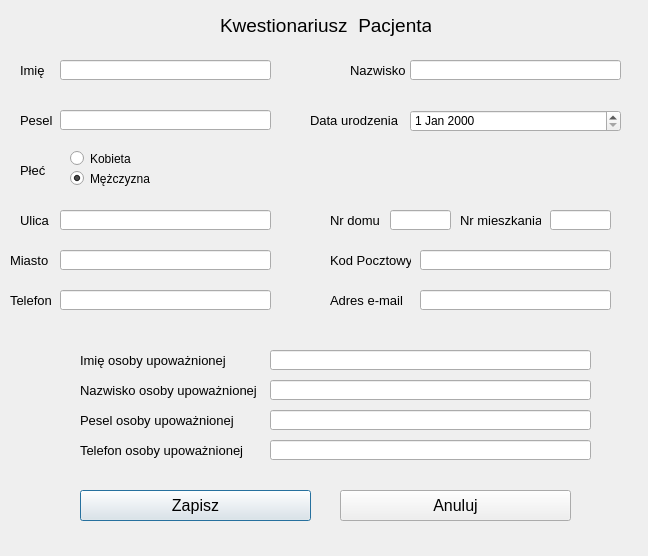
<?xml version="1.0" encoding="UTF-8"?>
<ui version="4.0">
 <class>tdfdd</class>
 <widget class="QDialog" name="tdfdd">
  <property name="geometry">
   <rect>
    <x>0</x>
    <y>0</y>
    <width>648</width>
    <height>556</height>
   </rect>
  </property>
  <property name="windowTitle">
   <string>Dialog</string>
  </property>
  <widget class="QLineEdit" name="nameEditText">
   <property name="geometry">
    <rect>
     <x>60</x>
     <y>60</y>
     <width>211</width>
     <height>20</height>
    </rect>
   </property>
  </widget>
  <widget class="QLabel" name="titleLabel">
   <property name="geometry">
    <rect>
     <x>220</x>
     <y>10</y>
     <width>211</width>
     <height>31</height>
    </rect>
   </property>
   <property name="font">
    <font>
     <pointsize>14</pointsize>
    </font>
   </property>
   <property name="text">
    <string>Kwestionariusz  Pacjenta</string>
   </property>
  </widget>
  <widget class="QLabel" name="nameLabel">
   <property name="geometry">
    <rect>
     <x>20</x>
     <y>60</y>
     <width>41</width>
     <height>21</height>
    </rect>
   </property>
   <property name="font">
    <font>
     <pointsize>10</pointsize>
    </font>
   </property>
   <property name="text">
    <string>Imię</string>
   </property>
  </widget>
  <widget class="QLabel" name="peselLabel">
   <property name="geometry">
    <rect>
     <x>20</x>
     <y>110</y>
     <width>41</width>
     <height>21</height>
    </rect>
   </property>
   <property name="font">
    <font>
     <pointsize>10</pointsize>
    </font>
   </property>
   <property name="text">
    <string>Pesel</string>
   </property>
  </widget>
  <widget class="QLineEdit" name="surnameEditText">
   <property name="geometry">
    <rect>
     <x>410</x>
     <y>60</y>
     <width>211</width>
     <height>20</height>
    </rect>
   </property>
  </widget>
  <widget class="QLabel" name="surnameLabel">
   <property name="geometry">
    <rect>
     <x>350</x>
     <y>50</y>
     <width>61</width>
     <height>41</height>
    </rect>
   </property>
   <property name="font">
    <font>
     <pointsize>10</pointsize>
    </font>
   </property>
   <property name="text">
    <string>Nazwisko</string>
   </property>
  </widget>
  <widget class="QLineEdit" name="peselEditText">
   <property name="geometry">
    <rect>
     <x>60</x>
     <y>110</y>
     <width>211</width>
     <height>20</height>
    </rect>
   </property>
  </widget>
  <widget class="QLabel" name="birthDateLabel">
   <property name="geometry">
    <rect>
     <x>310</x>
     <y>110</y>
     <width>91</width>
     <height>21</height>
    </rect>
   </property>
   <property name="font">
    <font>
     <pointsize>10</pointsize>
    </font>
   </property>
   <property name="text">
    <string>Data urodzenia</string>
   </property>
  </widget>
  <widget class="QDateEdit" name="birthDateEditText">
   <property name="geometry">
    <rect>
     <x>410</x>
     <y>110</y>
     <width>211</width>
     <height>22</height>
    </rect>
   </property>
  </widget>
  <widget class="QLabel" name="sexLabel">
   <property name="geometry">
    <rect>
     <x>20</x>
     <y>160</y>
     <width>31</width>
     <height>21</height>
    </rect>
   </property>
   <property name="font">
    <font>
     <pointsize>10</pointsize>
    </font>
   </property>
   <property name="text">
    <string>Płeć</string>
   </property>
  </widget>
  <widget class="QLabel" name="streetLabel">
   <property name="geometry">
    <rect>
     <x>20</x>
     <y>210</y>
     <width>31</width>
     <height>21</height>
    </rect>
   </property>
   <property name="font">
    <font>
     <pointsize>10</pointsize>
    </font>
   </property>
   <property name="text">
    <string>Ulica</string>
   </property>
  </widget>
  <widget class="QLineEdit" name="streetEditText">
   <property name="geometry">
    <rect>
     <x>60</x>
     <y>210</y>
     <width>211</width>
     <height>20</height>
    </rect>
   </property>
  </widget>
  <widget class="QLabel" name="houseNumberLabel">
   <property name="geometry">
    <rect>
     <x>330</x>
     <y>210</y>
     <width>51</width>
     <height>21</height>
    </rect>
   </property>
   <property name="font">
    <font>
     <pointsize>10</pointsize>
    </font>
   </property>
   <property name="text">
    <string>Nr domu</string>
   </property>
  </widget>
  <widget class="QLineEdit" name="houseNumerEditText">
   <property name="geometry">
    <rect>
     <x>390</x>
     <y>210</y>
     <width>61</width>
     <height>20</height>
    </rect>
   </property>
  </widget>
  <widget class="QLabel" name="numberFlatLabel">
   <property name="geometry">
    <rect>
     <x>460</x>
     <y>210</y>
     <width>81</width>
     <height>21</height>
    </rect>
   </property>
   <property name="font">
    <font>
     <pointsize>10</pointsize>
    </font>
   </property>
   <property name="text">
    <string>Nr mieszkania</string>
   </property>
  </widget>
  <widget class="QLineEdit" name="numberFlatEditText">
   <property name="geometry">
    <rect>
     <x>550</x>
     <y>210</y>
     <width>61</width>
     <height>20</height>
    </rect>
   </property>
  </widget>
  <widget class="QLabel" name="phoneLabel">
   <property name="geometry">
    <rect>
     <x>10</x>
     <y>290</y>
     <width>71</width>
     <height>21</height>
    </rect>
   </property>
   <property name="font">
    <font>
     <pointsize>10</pointsize>
    </font>
   </property>
   <property name="text">
    <string>Telefon</string>
   </property>
  </widget>
  <widget class="QLineEdit" name="cityEditText">
   <property name="geometry">
    <rect>
     <x>60</x>
     <y>250</y>
     <width>211</width>
     <height>20</height>
    </rect>
   </property>
  </widget>
  <widget class="QLabel" name="emailLabel">
   <property name="geometry">
    <rect>
     <x>330</x>
     <y>290</y>
     <width>81</width>
     <height>21</height>
    </rect>
   </property>
   <property name="font">
    <font>
     <pointsize>10</pointsize>
    </font>
   </property>
   <property name="text">
    <string>Adres e-mail</string>
   </property>
  </widget>
  <widget class="QLineEdit" name="postCodeEditText">
   <property name="geometry">
    <rect>
     <x>420</x>
     <y>250</y>
     <width>191</width>
     <height>20</height>
    </rect>
   </property>
  </widget>
  <widget class="QLabel" name="nameAuthorizedPersonLabel">
   <property name="geometry">
    <rect>
     <x>80</x>
     <y>350</y>
     <width>171</width>
     <height>21</height>
    </rect>
   </property>
   <property name="font">
    <font>
     <pointsize>10</pointsize>
    </font>
   </property>
   <property name="text">
    <string>Imię osoby upoważnionej</string>
   </property>
  </widget>
  <widget class="QLineEdit" name="phoneEditText">
   <property name="geometry">
    <rect>
     <x>60</x>
     <y>290</y>
     <width>211</width>
     <height>20</height>
    </rect>
   </property>
  </widget>
  <widget class="QLabel" name="surnameAuthorizedPersonLabel">
   <property name="geometry">
    <rect>
     <x>80</x>
     <y>380</y>
     <width>181</width>
     <height>21</height>
    </rect>
   </property>
   <property name="font">
    <font>
     <pointsize>10</pointsize>
    </font>
   </property>
   <property name="text">
    <string>Nazwisko osoby upoważnionej</string>
   </property>
  </widget>
  <widget class="QLineEdit" name="emailEditText">
   <property name="geometry">
    <rect>
     <x>420</x>
     <y>290</y>
     <width>191</width>
     <height>20</height>
    </rect>
   </property>
  </widget>
  <widget class="QLabel" name="peselAuthorizedPersonLabel">
   <property name="geometry">
    <rect>
     <x>80</x>
     <y>410</y>
     <width>181</width>
     <height>21</height>
    </rect>
   </property>
   <property name="font">
    <font>
     <pointsize>10</pointsize>
    </font>
   </property>
   <property name="text">
    <string>Pesel osoby upoważnionej</string>
   </property>
  </widget>
  <widget class="QLineEdit" name="nameAuthorizedPersonEditText">
   <property name="geometry">
    <rect>
     <x>270</x>
     <y>350</y>
     <width>321</width>
     <height>20</height>
    </rect>
   </property>
   <property name="focusPolicy">
    <enum>Qt::StrongFocus</enum>
   </property>
  </widget>
  <widget class="QPushButton" name="saveButton">
   <property name="geometry">
    <rect>
     <x>80</x>
     <y>490</y>
     <width>231</width>
     <height>31</height>
    </rect>
   </property>
   <property name="font">
    <font>
     <pointsize>12</pointsize>
    </font>
   </property>
   <property name="text">
    <string>Zapisz</string>
   </property>
  </widget>
  <widget class="QLabel" name="cityLabel">
   <property name="geometry">
    <rect>
     <x>10</x>
     <y>250</y>
     <width>41</width>
     <height>21</height>
    </rect>
   </property>
   <property name="font">
    <font>
     <pointsize>10</pointsize>
    </font>
   </property>
   <property name="text">
    <string>Miasto</string>
   </property>
  </widget>
  <widget class="QLabel" name="postcodeLabel">
   <property name="geometry">
    <rect>
     <x>330</x>
     <y>250</y>
     <width>81</width>
     <height>21</height>
    </rect>
   </property>
   <property name="font">
    <font>
     <pointsize>10</pointsize>
    </font>
   </property>
   <property name="text">
    <string>Kod Pocztowy</string>
   </property>
  </widget>
  <widget class="QLabel" name="phoneAuthorizedPersonLabel">
   <property name="geometry">
    <rect>
     <x>80</x>
     <y>440</y>
     <width>181</width>
     <height>21</height>
    </rect>
   </property>
   <property name="font">
    <font>
     <pointsize>10</pointsize>
    </font>
   </property>
   <property name="text">
    <string>Telefon osoby upoważnionej</string>
   </property>
  </widget>
  <widget class="QRadioButton" name="radioButton">
   <property name="geometry">
    <rect>
     <x>-190</x>
     <y>280</y>
     <width>82</width>
     <height>17</height>
    </rect>
   </property>
   <property name="text">
    <string>RadioButton</string>
   </property>
  </widget>
  <widget class="QRadioButton" name="womanRadioButton">
   <property name="geometry">
    <rect>
     <x>70</x>
     <y>150</y>
     <width>82</width>
     <height>17</height>
    </rect>
   </property>
   <property name="text">
    <string>Kobieta</string>
   </property>
  </widget>
  <widget class="QRadioButton" name="menRadioButton">
   <property name="geometry">
    <rect>
     <x>70</x>
     <y>170</y>
     <width>82</width>
     <height>17</height>
    </rect>
   </property>
   <property name="text">
    <string>Mężczyzna</string>
   </property>
   <property name="checked">
    <bool>true</bool>
   </property>
  </widget>
  <widget class="QPushButton" name="cancelButton">
   <property name="geometry">
    <rect>
     <x>340</x>
     <y>490</y>
     <width>231</width>
     <height>31</height>
    </rect>
   </property>
   <property name="font">
    <font>
     <pointsize>12</pointsize>
    </font>
   </property>
   <property name="text">
    <string>Anuluj</string>
   </property>
  </widget>
  <widget class="QLineEdit" name="surnameAuthorizedPersonEditText">
   <property name="geometry">
    <rect>
     <x>270</x>
     <y>380</y>
     <width>321</width>
     <height>20</height>
    </rect>
   </property>
   <property name="focusPolicy">
    <enum>Qt::StrongFocus</enum>
   </property>
  </widget>
  <widget class="QLineEdit" name="peselAuthorizedPersonEditText">
   <property name="geometry">
    <rect>
     <x>270</x>
     <y>410</y>
     <width>321</width>
     <height>20</height>
    </rect>
   </property>
   <property name="focusPolicy">
    <enum>Qt::StrongFocus</enum>
   </property>
  </widget>
  <widget class="QLineEdit" name="phoneAuthorizedPersonEditText">
   <property name="geometry">
    <rect>
     <x>270</x>
     <y>440</y>
     <width>321</width>
     <height>20</height>
    </rect>
   </property>
   <property name="focusPolicy">
    <enum>Qt::StrongFocus</enum>
   </property>
  </widget>
 </widget>
 <resources/>
 <connections/>
</ui>
